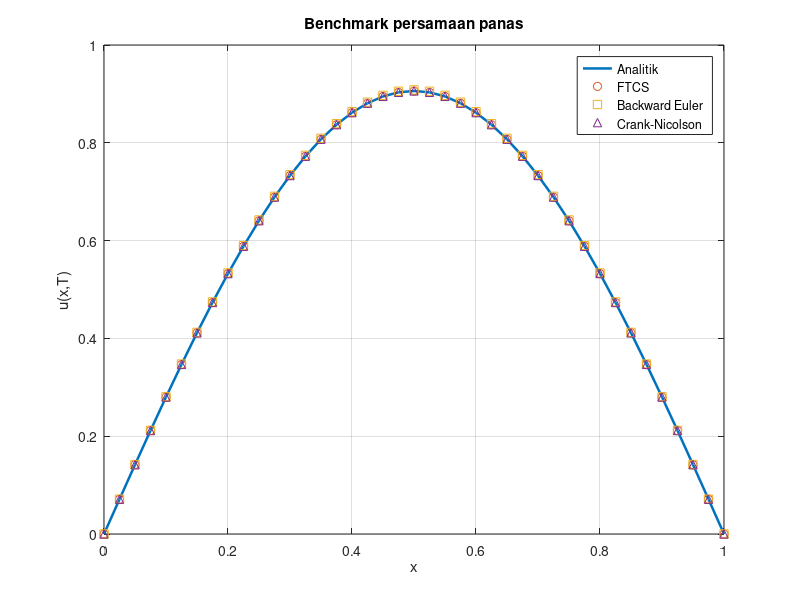

Source code (MATLAB):
%% Heat equation: analytical benchmark and three time schemes
% u_t = alpha u_xx, 0<x<1, u(0,t)=u(1,t)=0,
% u(x,0)=sin(pi x), exact u=exp(-alpha*pi^2*t) sin(pi x)
clear; close all; clc
alpha = 0.1; L = 1; T = 0.1; Nx = 41;
x = linspace(0,L,Nx)'; dx = x(2)-x(1);
uex = @(t) exp(-alpha*pi^2*t).*sin(pi*x/L);

% FTCS with r <= 1/2
r = 0.4; dt = r*dx^2/alpha; Nt = ceil(T/dt); dt = T/Nt; r = alpha*dt/dx^2;
uF = sin(pi*x/L);
for n=1:Nt
    old = uF;
    uF(2:end-1) = old(2:end-1) + r*(old(3:end)-2*old(2:end-1)+old(1:end-2));
end

% Interior second-difference matrix
m = Nx-2; e = ones(m,1); D = spdiags([e -2*e e],-1:1,m,m);
I = speye(m);

% Backward Euler: deliberately coarse time grid (stable, but not necessarily accurate)
dtBE = 0.05; NtBE = round(T/dtBE); dtBE = T/NtBE; rBE = alpha*dtBE/dx^2;
uBE = sin(pi*x/L);
A = I-rBE*D;
for n=1:NtBE
    uBE(2:end-1) = A\uBE(2:end-1);
end

% Crank-Nicolson on the same coarse time grid
dtCN = 0.05; NtCN = round(T/dtCN); dtCN = T/NtCN; rCN = alpha*dtCN/dx^2;
uCN = sin(pi*x/L);
A = I-0.5*rCN*D; B = I+0.5*rCN*D;
for n=1:NtCN
    uCN(2:end-1) = A\(B*uCN(2:end-1));
end

plot(x,uex(T),'LineWidth',1.8); hold on
plot(x,uF,'o'); plot(x,uBE,'s'); plot(x,uCN,'^'); grid on
xlabel('x'); ylabel('u(x,T)')
legend('Analitik','FTCS','Backward Euler','Crank-Nicolson','Location','best')
title('Benchmark persamaan panas')

fprintf('FTCS max error = %.3e\n',max(abs(uF-uex(T))));
fprintf('BE   max error = %.3e\n',max(abs(uBE-uex(T))));
fprintf('CN   max error = %.3e\n',max(abs(uCN-uex(T))));
